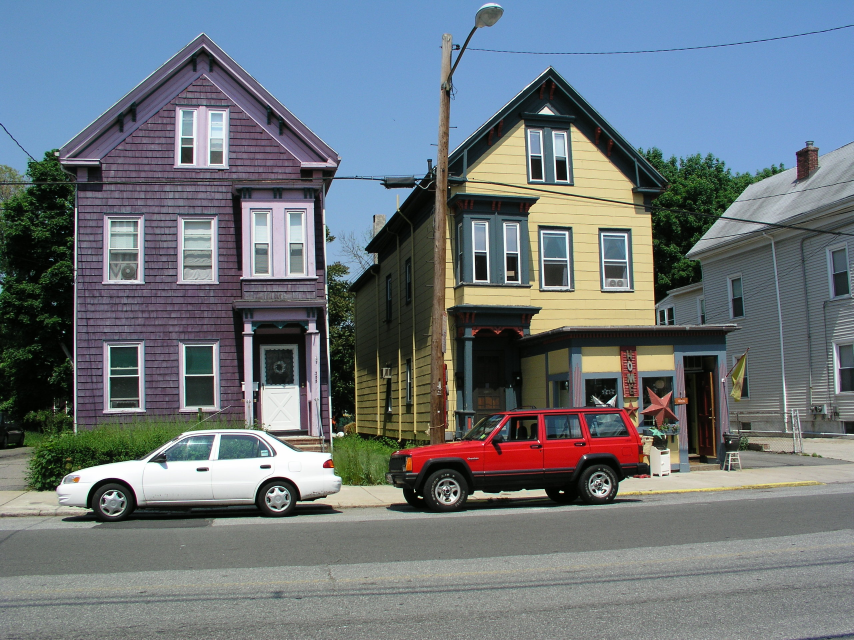
#> input picture DeconvolutionColorPrior/images/houses_big.jpg, 2560 x 1920 px (shown at 1/3 size)
$ python debug_perfect_ref.py
#> lines starting #> are read from the running program, lines starting #| are printed output that depends on the picture; long printed decimals are rounded
### deconv/utils.py
"""
Utility functions for image deconvolution.
"""

import numpy as np
from functools import lru_cache
from scipy import ndimage
from scipy.fft import fft2

# Cache for taper weights (keyed on PSF bytes and image shape)
_taper_cache = {}


def psf2otf(psf, shape):
    """
    Convert point spread function to optical transfer function.

    Equivalent to MATLAB's psf2otf: zero-pads the PSF to the given shape,
    circularly shifts it so the center is at (0,0), then computes FFT.

    Parameters
    ----------
    psf : ndarray
        Point spread function (kernel)
    shape : tuple
        Output shape (height, width)

    Returns
    -------
    otf : ndarray
        Optical transfer function (complex)
    """
    psf = np.asarray(psf)

    # Pad PSF to output shape
    padded = np.zeros(shape, dtype=psf.dtype)
    psf_shape = psf.shape
    padded[:psf_shape[0], :psf_shape[1]] = psf

    # Circularly shift so center of PSF is at (0,0)
    shift = [-(s // 2) for s in psf_shape]
    padded = np.roll(padded, shift, axis=(0, 1))

    return fft2(padded)


def _create_taper_weights(psf, shape):
    """Create edge tapering weights from a PSF."""
    # Sum PSF along each axis and compute autocorrelation
    psf_proj_h = psf.sum(axis=1)
    psf_proj_w = psf.sum(axis=0)

    # Autocorrelation via convolution with flipped version
    autocorr_h = np.convolve(psf_proj_h, psf_proj_h[::-1], mode='full')
    autocorr_w = np.convolve(psf_proj_w, psf_proj_w[::-1], mode='full')

    # Normalize to [0, 1]
    autocorr_h = autocorr_h / autocorr_h.max()
    autocorr_w = autocorr_w / autocorr_w.max()

    # Create 2D weighting function
    h, w = shape[:2]

    # Build vertical weights
    weight_h = np.ones(h)
    taper_len_h = len(autocorr_h) // 2
    if taper_len_h > 0 and taper_len_h < h // 2:
        # Top edge
        weight_h[:taper_len_h] = autocorr_h[taper_len_h:2*taper_len_h]
        # Bottom edge
        weight_h[-taper_len_h:] = autocorr_h[taper_len_h:2*taper_len_h][::-1]

    # Build horizontal weights
    weight_w = np.ones(w)
    taper_len_w = len(autocorr_w) // 2
    if taper_len_w > 0 and taper_len_w < w // 2:
        # Left edge
        weight_w[:taper_len_w] = autocorr_w[taper_len_w:2*taper_len_w]
        # Right edge
        weight_w[-taper_len_w:] = autocorr_w[taper_len_w:2*taper_len_w][::-1]

    # Combine into 2D weight (outer product)
    return np.outer(weight_h, weight_w)


def edgetaper(img, psf, n_iterations=1):
    """
    Taper image edges to reduce boundary artifacts in deconvolution.

    This is a simplified version of MATLAB's edgetaper that blends
    the image edges with a blurred version to reduce ringing.

    Parameters
    ----------
    img : ndarray
        Input image (2D)
    psf : ndarray
        Point spread function used for blurring
    n_iterations : int
        Number of tapering iterations

    Returns
    -------
    tapered : ndarray
        Edge-tapered image
    """
    img = np.asarray(img, dtype=np.float64)
    psf = np.asarray(psf, dtype=np.float64)

    # Normalize PSF
    psf_norm = psf / psf.sum()

    # Cache key: PSF bytes + image shape
    cache_key = (psf_norm.tobytes(), psf_norm.shape, img.shape[:2])

    # Get or create tapering weights
    if cache_key in _taper_cache:
        weight = _taper_cache[cache_key]
    else:
        weight = _create_taper_weights(psf_norm, img.shape)
        _taper_cache[cache_key] = weight

    result = img.copy()
    for _ in range(n_iterations):
        # Blur the current result
        blurred = ndimage.convolve(result, psf_norm, mode='reflect')
        # Blend: result = weight * result + (1 - weight) * blurred
        result = weight * result + (1 - weight) * blurred

    return result


def _imconv_horizontal_2(f, k):
    """Optimized convolution for horizontal 2-element kernel (1x2)."""
    f_left_pad = np.pad(f, ((0, 0), (1, 0)), mode='edge')
    f_right_pad = np.pad(f, ((0, 0), (0, 1)), mode='edge')
    return k[0, 1] * f_left_pad + k[0, 0] * f_right_pad


def _imconv_vertical_2(f, k):
    """Optimized convolution for vertical 2-element kernel (2x1)."""
    f_top_pad = np.pad(f, ((1, 0), (0, 0)), mode='edge')
    f_bot_pad = np.pad(f, ((0, 1), (0, 0)), mode='edge')
    return k[1, 0] * f_top_pad + k[0, 0] * f_bot_pad


# [26 lines left out: functions _imconv_horizontal_3, _imconv_vertical_3, _imconv_2x2, not called in this run]


def imconv(f, k, mode='same'):
    """
    Convolution with replicate boundary conditions.

    Mimics MATLAB's imfilter(F, K, mode, 'conv', 'replicate').

    Parameters
    ----------
    f : ndarray
        Input image
    k : ndarray
        Convolution kernel
    mode : str
        'same' or 'full'

    Returns
    -------
    result : ndarray
        Convolved image
    """
    f = np.asarray(f, dtype=np.float64)
    k = np.asarray(k, dtype=np.float64)

    # Optimized paths for small gradient kernels (full mode only)
    if mode == 'full':
        if k.shape == (1, 2):
            return _imconv_horizontal_2(f, k)
        elif k.shape == (2, 1):
            return _imconv_vertical_2(f, k)
        elif k.shape == (1, 3):
            return _imconv_horizontal_3(f, k)
        elif k.shape == (3, 1):
            return _imconv_vertical_3(f, k)
        elif k.shape == (2, 2):
            return _imconv_2x2(f, k)

    # General case using scipy.signal.convolve2d
    from scipy.signal import convolve2d
    kh, kw = k.shape
    if mode == 'full':
        f_padded = np.pad(f, ((kh - 1, kh - 1), (kw - 1, kw - 1)), mode='edge')
        return convolve2d(f_padded, k, mode='valid')
    else:  # 'same' mode
        pad_h = kh // 2
        pad_w = kw // 2
        f_padded = np.pad(f, ((pad_h, kh - 1 - pad_h), (pad_w, kw - 1 - pad_w)), mode='edge')
        return convolve2d(f_padded, k, mode='valid')


def img_to_norm_grayscale(img):
    """
    Convert image to normalized grayscale in range [0, 1].

    Parameters
    ----------
    img : ndarray
        Input image (can be color or grayscale, any dtype)

    Returns
    -------
    gray : ndarray
        Grayscale image normalized to [0, 1]
    """
    img = np.asarray(img)

    # Convert to grayscale if color
    if img.ndim == 3 and img.shape[2] >= 3:
        # RGB to grayscale using standard weights
        gray = 0.299 * img[:, :, 0] + 0.587 * img[:, :, 1] + 0.114 * img[:, :, 2]
    else:
        gray = img.squeeze()

    # Convert to float
    gray = gray.astype(np.float64)

    # Normalize based on dtype
    if np.issubdtype(img.dtype, np.integer):
        # Integer type - normalize by dtype range
        info = np.iinfo(img.dtype)
        gray = (gray - info.min) / (info.max - info.min)
    else:
        # Float type - normalize by actual min/max
        vmin, vmax = gray.min(), gray.max()
        if vmax > vmin:
            gray = (gray - vmin) / (vmax - vmin)
        else:
            gray = np.zeros_like(gray)

    return gray

### deconv/operator_norm.py
"""
Operator norm computation for primal-dual optimization.
"""

import numpy as np
from scipy.sparse.linalg import eigsh, LinearOperator


def compute_operator_norm(A, AS, shape, tol=1e-3, maxiter=10):
    """
    Compute the operator norm for a linear operator.

    The operator norm is the square root of the largest eigenvalue of AS*A,
    where A is the forward operator and AS is its adjoint.

    Parameters
    ----------
    A : callable
        Forward operator: A(x) where x is an image of given shape
    AS : callable
        Adjoint operator: AS(y)
    shape : tuple
        Image shape (height, width)
    tol : float
        Tolerance for eigenvalue computation
    maxiter : int
        Maximum iterations for eigenvalue computation

    Returns
    -------
    L : float
        Operator norm (largest singular value of A)
    """
    m, n = shape
    vec_size = m * n

    def matvec(x_vec):
        """Apply AS(A(x)) to a vectorized image."""
        x_img = x_vec.reshape(m, n)
        result = AS(A(x_img))
        return result.ravel()

    # Create LinearOperator for scipy's eigsh
    op = LinearOperator((vec_size, vec_size), matvec=matvec, dtype=np.float64)

    # Compute largest eigenvalue using Arnoldi iteration
    try:
        eigenvalues, _ = eigsh(op, k=1, which='LM', tol=tol, maxiter=maxiter)
        lambda_largest = eigenvalues[0]
    except Exception:
        # Fallback to power iteration if eigsh fails
        lambda_largest = _power_iteration(matvec, vec_size, tol, maxiter * 10)

    return np.sqrt(np.abs(lambda_largest))


# [30 lines left out: function _power_iteration, not called in this run]

### debug_perfect_ref.py
#!/usr/bin/env python3
"""Test with perfect reference to isolate the issue."""

import numpy as np
from scipy.fft import fft2, ifft2
from scipy.ndimage import convolve
from pathlib import Path
import imageio.v3 as iio
from skimage.transform import resize
from skimage.util import random_noise

from deconv import psf2otf, img_to_norm_grayscale, edgetaper
from deconv.utils import imconv
from deconv.operator_norm import compute_operator_norm


def create_blur_kernel(image_path, size):
    """Load and resize blur kernel from image."""
    kernel = iio.imread(image_path)
    kernel = img_to_norm_grayscale(kernel)
    kernel = resize(kernel, (size, size), order=3, anti_aliasing=True)
    kernel = kernel / kernel.sum()
    return kernel


def _Kmult_cross(f, adj_img, lambda_cross, lambda_tv):
    """Forward operator with cross-channel."""
    dxf = np.array([[-1, 1]])
    dyf = np.array([[-1], [1]])

    results = []

    # TV terms
    if lambda_tv > 1e-10:
        fx = imconv(f, dxf[:, ::-1][::-1, :], 'full')[:, 1:]
        fy = imconv(f, dyf[::-1, :], 'full')[1:, :]
        results.extend([lambda_tv * 0.5 * fx, lambda_tv * 0.5 * fy])

    # Cross-channel terms
    if abs(lambda_cross) > 1e-10:
        diag_x = imconv(adj_img, dxf[:, ::-1][::-1, :], 'full')[:, 1:] * f
        conv_x = imconv(f, dxf[:, ::-1][::-1, :], 'full')[:, 1:]
        Sxf = lambda_cross * 0.5 * (adj_img * conv_x - diag_x)

        diag_y = imconv(adj_img, dyf[::-1, :], 'full')[1:, :] * f
        conv_y = imconv(f, dyf[::-1, :], 'full')[1:, :]
        Syf = lambda_cross * 0.5 * (adj_img * conv_y - diag_y)

        results.extend([Sxf, Syf])

    return np.stack(results, axis=2)


def _KSmult_cross(g, adj_img, lambda_cross, lambda_tv):
    """Adjoint operator with cross-channel."""
    dxf = np.array([[-1, 1]])
    dyf = np.array([[-1], [1]])

    result = np.zeros((g.shape[0], g.shape[1]))
    i = 0

    # TV terms
    if lambda_tv > 1e-10:
        fx = imconv(lambda_tv * 0.5 * g[:, :, i], dxf, 'full')[:, :-1]
        result += fx
        i += 1

        fy = imconv(lambda_tv * 0.5 * g[:, :, i], dyf, 'full')[:-1, :]
        result += fy
        i += 1

    # Cross-channel terms
    if abs(lambda_cross) > 1e-10:
        # X direction
        f_i = lambda_cross * 0.5 * g[:, :, i]
        diag = imconv(adj_img, dxf[:, ::-1][::-1, :], 'full')[:, 1:] * f_i
        conv = imconv(adj_img * f_i, dxf, 'full')[:, :-1]
        result += conv - diag
        i += 1

        # Y direction
        f_i = lambda_cross * 0.5 * g[:, :, i]
        diag = imconv(adj_img, dyf[::-1, :], 'full')[1:, :] * f_i
        conv = imconv(adj_img * f_i, dyf, 'full')[:-1, :]
        result += conv - diag
        i += 1

    return result


def test_with_perfect_reference():
    """Test deconvolution with perfect (sharp) reference."""
    print("=== Testing with perfect reference channel ===")

    base_dir = Path(__file__).parent / 'DeconvolutionColorPrior'
    kernel_path = base_dir / 'kernels' / 'fading.png'
    image_path = base_dir / 'images' / 'houses_big.jpg'

    # Load image
    I = iio.imread(image_path)
#> I is the input picture: shape (1920, 2560, 3); mean R, G, B 108.5, 117.3, 123.3
    I = resize(I, (int(I.shape[0] * 0.15), int(I.shape[1] * 0.15)), anti_aliasing=True)
#> I: shape (288, 384, 3) float64
    I = I.astype(np.float64)
    I = I / I.max()
    I = I ** 2.0
    I_sharp = I.copy()

    # Create kernel for channel 2 (largest blur)
    blur_size = 15
    inc_blur_exp = 1.7
    curr_blur_size = round(blur_size * (inc_blur_exp ** 2))
    curr_blur_size = curr_blur_size + (1 - curr_blur_size % 2)
    kernel = create_blur_kernel(kernel_path, curr_blur_size)
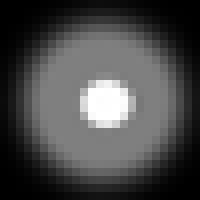
#> input picture DeconvolutionColorPrior/kernels/fading.png, 25 x 25 px (shown 8 times larger)
#> in create_blur_kernel, kernel is the input picture: shape (25, 25, 3); min 0, max 255, mean 72.2
    print(f"Kernel size: {kernel.shape}")
#| Kernel size: (43, 43)

    # Create synthetic blurred image
    img_sharp = I_sharp[:, :, 2]
    img_blurred = convolve(img_sharp, kernel, mode='reflect')
    img_blurred = random_noise(img_blurred, mode='gaussian', var=0.005**2, clip=False)

    # Add noise to kernel
    kernel_noisy = kernel + np.random.randn(*kernel.shape) * np.sqrt(0.0000001 / 9)
    kernel_noisy = np.maximum(kernel_noisy, 0)
    kernel_noisy = kernel_noisy / kernel_noisy.sum()

    # Use perfect sharp reference (channel 0 = red channel, which is sharp)
    # In the MATLAB demo, channel 0 has a delta kernel, so it's essentially sharp
    ref_img = I_sharp[:, :, 0]  # Use sharp red channel as reference

    # Pad and edgetaper
    ks = kernel_noisy.shape[0]
#> ks = 43
    img_pad = np.pad(img_blurred, ks, mode='edge')
    ref_pad = np.pad(ref_img, ks, mode='edge')

    for _ in range(4):
        img_pad = edgetaper(img_pad, kernel_noisy)
        ref_pad = edgetaper(ref_pad, kernel_noisy)
#> this loop made 4 passes
#> pass 1, in edgetaper, `weight = _create_taper_weights(psf_norm, img.shape)`:
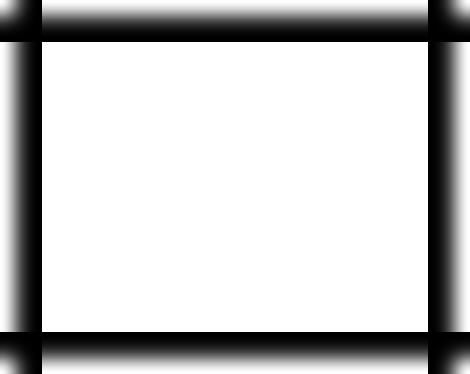
#> weight: shape (374, 470) float64; min 3.28e-07, max 1, mean 0.774
#> after the loop:
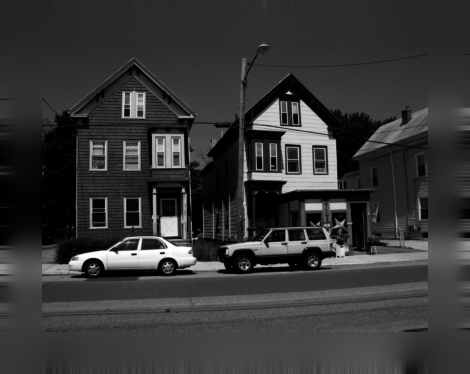
#> ref_pad: shape (374, 470) float64; min 1.86e-05, max 0.997, mean 0.214

    img_pad += 1.0
    ref_pad += 1.0

    shape = img_pad.shape
#> shape = (374, 470)

    # Setup
    otf = psf2otf(kernel_noisy, shape)
#> in psf2otf, `padded[:psf_shape[0], :psf_shape[1]] = psf`:
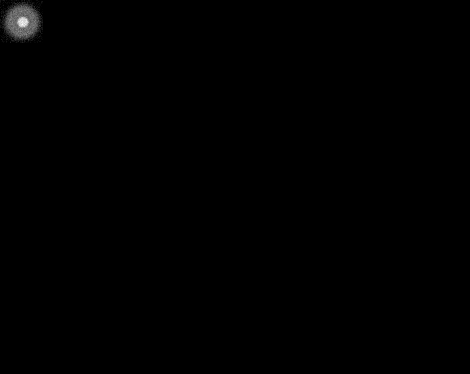
#> padded: shape (374, 470) float64; min 0, max 0.0022, mean 5.69e-06; drawn with min black and max white
    Nomin1 = np.conj(otf) * fft2(img_pad)
    Denom1 = np.abs(otf) ** 2

    lambda_residual = 750
    lambda_tv = 0.5
    lambda_cross = 1.0

    def A(x):
        return _Kmult_cross(x, ref_pad, lambda_cross, lambda_tv)

    def AS(x):
        return _KSmult_cross(x, ref_pad, lambda_cross, lambda_tv)

    L = compute_operator_norm(A, AS, shape)
#> in imconv, `f = np.asarray(f, dtype=np.float64)`:
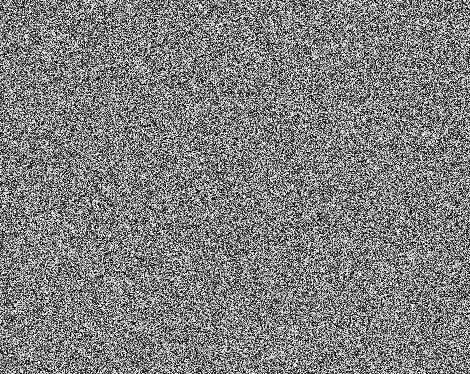
#> f: shape (374, 470) float64; min -1, max 1, mean -0.000453; drawn with min black and max white
#> in imconv, `k = np.asarray(k, dtype=np.float64)`: k = [[1, -1]]
#> in _Kmult_cross, `Sxf = lambda_cross * 0.5 * (adj_img * conv_x - diag_x)`:
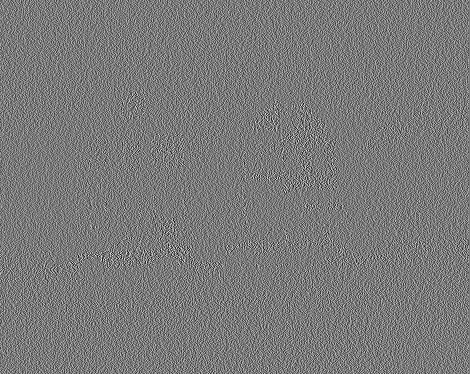
#> Sxf: shape (374, 470) float64; min -1.81, max 1.96, mean 7.8e-05; drawn with min black and max white
#> in _Kmult_cross, `Syf = lambda_cross * 0.5 * (adj_img * conv_y - diag_y)`:
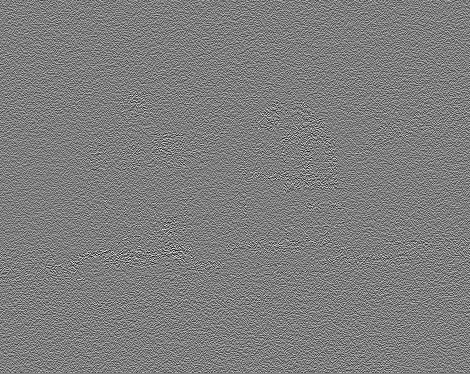
#> Syf: shape (374, 470) float64; min -1.85, max 1.88, mean -0.000146; drawn with min black and max white
#> in _KSmult_cross, `dxf = np.array([[-1, 1]])`: dxf = [[-1, 1]]
#> in compute_operator_norm, `eigenvalues, _ = eigsh(op, k=1, which='LM', tol=tol, maxiter=maxiter)`: eigenvalues = [8.24]
#> in compute_operator_norm, `lambda_largest = eigenvalues[0]`: lambda_largest = 8.24
#> L = 2.87
    print(f"Operator norm L: {L:.4f}")
#| Operator norm L: 2.8699

    sigma = 1.0
    tau = 0.7 / (sigma * L ** 2)
#> tau = 0.085
    print(f"tau: {tau:.4f}")
#| tau: 0.0850
    print(f"c = tau * 2 * lambda: {tau * 2 * lambda_residual:.1f}")
#| c = tau * 2 * lambda: 127.5

    def prox_fs(u, sigma):
        amplitude = np.sqrt(np.sum(u ** 2, axis=2, keepdims=True))
        return u / np.maximum(1.0, amplitude)

    def solve_fft(Nomin1, Denom1, tau, lambda_val, f):
        x = (tau * 2 * lambda_val * Nomin1 + fft2(f)) / (tau * 2 * lambda_val * Denom1 + 1)
        return np.real(ifft2(x))

    # Initialize
    f = img_pad.copy()
    g = A(f)
    f1 = f.copy()

    print("\nRunning PD iterations with PERFECT reference...")
    for i in range(50):
        f_old = f.copy()

        g = prox_fs(g + sigma * A(f1), sigma)
        f = solve_fft(Nomin1, Denom1, tau, lambda_residual, f - tau * AS(g))
        f1 = f + 1.0 * (f - f_old)

        rel_diff = np.linalg.norm((f - f_old).ravel()) / (np.linalg.norm(f.ravel()) + 1e-10)

        if i < 10 or i % 10 == 0:
            row_jump = np.abs(np.diff(f1.mean(axis=1))).max()
            print(f"  Iter {i+1}: diff={rel_diff:.5g}, row_jump={row_jump:.4f}")

        if rel_diff < 1e-4:
            print(f"  Converged at iteration {i+1}")
            break
#> this loop made 50 passes
#> (rel_diff, row_jump) on passes 1, 2, 3, 4, 5, 6, 7, 8, 9, 10, 11, 21: (0.0742, 0.307), (0.0432, 0.388), (0.0346, 0.464), (0.0291, 0.521), (0.025, 0.575), (0.0219, 0.65), (0.0194, 0.73), (0.0175, 0.811), (0.016, 0.883), (0.0148, 0.953), (0.0138, 1.02), (0.00817, 1.62)
#> rel_diff on passes 12 to 17: 0.0129, 0.012, 0.0113, 0.0107, 0.0102, 0.0097
#|   Iter 1: diff=0.07422, row_jump=0.3071
#|   Iter 2: diff=0.04324, row_jump=0.3883
#|   Iter 3: diff=0.03463, row_jump=0.4643
#|   Iter 4: diff=0.02911, row_jump=0.5212
#|   Iter 5: diff=0.02501, row_jump=0.5747
#|   Iter 6: diff=0.02188, row_jump=0.6496
#|   Iter 7: diff=0.01945, row_jump=0.7296
#|   Iter 8: diff=0.01752, row_jump=0.8106
#> (further printed lines are left out)

    # Save result
    output_dir = Path(__file__).parent / 'output'
    output_dir.mkdir(exist_ok=True)

    result = np.maximum(f1, 1.0)
    result = result[ks:-ks, ks:-ks] - 1.0
    result_clipped = np.clip(result, 0, 1) ** 0.5
    iio.imwrite(output_dir / 'debug_perfect_ref.png',
                (result_clipped * 255).astype(np.uint8))
    print(f"\nSaved to {output_dir}/debug_perfect_ref.png")

    # Compare: test with NO cross-channel
    print("\n--- Testing WITHOUT cross-channel (TV only) ---")
    lambda_cross_zero = 0.0

    def A_tv(x):
        return _Kmult_cross(x, ref_pad, lambda_cross_zero, lambda_tv)

    def AS_tv(x):
        return _KSmult_cross(x, ref_pad, lambda_cross_zero, lambda_tv)

    L_tv = compute_operator_norm(A_tv, AS_tv, shape)
#> L_tv = 0.707
    tau_tv = 0.7 / (sigma * L_tv ** 2)
#> tau_tv = 1.4
    print(f"Operator norm L (TV only): {L_tv:.4f}")
#| Operator norm L (TV only): 0.7070
    print(f"tau (TV only): {tau_tv:.4f}")
#| tau (TV only): 1.4002

    f = img_pad.copy()
    g = A_tv(f)
    f1 = f.copy()

    print("\nRunning PD iterations with TV only (no cross-channel)...")
    for i in range(50):
        f_old = f.copy()

        g = prox_fs(g + sigma * A_tv(f1), sigma)
        f = solve_fft(Nomin1, Denom1, tau_tv, lambda_residual, f - tau_tv * AS_tv(g))
        f1 = f + 1.0 * (f - f_old)

        rel_diff = np.linalg.norm((f - f_old).ravel()) / (np.linalg.norm(f.ravel()) + 1e-10)

        if i < 10 or i % 10 == 0:
            row_jump = np.abs(np.diff(f1.mean(axis=1))).max()
            print(f"  Iter {i+1}: diff={rel_diff:.5g}, row_jump={row_jump:.4f}")

        if rel_diff < 1e-4:
            break
#> this loop made 50 passes
#> (rel_diff, row_jump) on passes 1, 2, 3, 4, 5, 6, 7, 8, 9, 10, 11, 21: (0.298, 2.34), (0.14, 2.32), (0.0834, 2.46), (0.0576, 2.77), (0.045, 3.08), (0.0377, 3.37), (0.0319, 3.64), (0.0273, 3.86), (0.0242, 4.02), (0.0219, 4.13), (0.0199, 4.19), (0.0131, 5.32)
#> rel_diff on passes 12 to 17: 0.0182, 0.0166, 0.0153, 0.0142, 0.0135, 0.0133
#|   Iter 1: diff=0.298, row_jump=2.3440
#|   Iter 2: diff=0.1395, row_jump=2.3188
#|   Iter 3: diff=0.0834, row_jump=2.4605
#|   Iter 4: diff=0.05757, row_jump=2.7739
#|   Iter 5: diff=0.04502, row_jump=3.0819
#|   Iter 6: diff=0.03773, row_jump=3.3745
#|   Iter 7: diff=0.03192, row_jump=3.6373
#|   Iter 8: diff=0.02735, row_jump=3.8567
#> (further printed lines are left out)

    result_tv = np.maximum(f1, 1.0)
    result_tv = result_tv[ks:-ks, ks:-ks] - 1.0
    result_tv_clipped = np.clip(result_tv, 0, 1) ** 0.5
    iio.imwrite(output_dir / 'debug_tv_only.png',
                (result_tv_clipped * 255).astype(np.uint8))
    print(f"Saved to {output_dir}/debug_tv_only.png")

    # Test with lower lambda_residual
    print("\n--- Testing with LOWER lambda_residual (more regularization) ---")
    lambda_residual_low = 100

    f = img_pad.copy()
    g = A(f)
    f1 = f.copy()

    print(f"Using lambda_residual = {lambda_residual_low}")
    print(f"c = tau * 2 * lambda: {tau * 2 * lambda_residual_low:.1f}")
#| c = tau * 2 * lambda: 17.0

    for i in range(50):
        f_old = f.copy()

        g = prox_fs(g + sigma * A(f1), sigma)
        f = solve_fft(Nomin1, Denom1, tau, lambda_residual_low, f - tau * AS(g))
        f1 = f + 1.0 * (f - f_old)

        rel_diff = np.linalg.norm((f - f_old).ravel()) / (np.linalg.norm(f.ravel()) + 1e-10)

        if i < 10 or i % 10 == 0:
            row_jump = np.abs(np.diff(f1.mean(axis=1))).max()
            print(f"  Iter {i+1}: diff={rel_diff:.5g}, row_jump={row_jump:.4f}")

        if rel_diff < 1e-4:
            break
#> this loop made 50 passes
#> (rel_diff, row_jump) on passes 1 to 2: (0.0338, 0.073), (0.0169, 0.0824)
#|   Iter 1: diff=0.03378, row_jump=0.0730
#|   Iter 2: diff=0.01685, row_jump=0.0824
#|   Iter 3: diff=0.01358, row_jump=0.0901
#|   Iter 4: diff=0.01196, row_jump=0.0934
#|   Iter 5: diff=0.01066, row_jump=0.1045
#|   Iter 6: diff=0.009563, row_jump=0.1166
#|   Iter 7: diff=0.008674, row_jump=0.1270
#|   Iter 8: diff=0.007998, row_jump=0.1357
#> (further printed lines are left out)

    result_low = np.maximum(f1, 1.0)
    result_low = result_low[ks:-ks, ks:-ks] - 1.0
    result_low_clipped = np.clip(result_low, 0, 1) ** 0.5
    iio.imwrite(output_dir / 'debug_low_lambda.png',
                (result_low_clipped * 255).astype(np.uint8))
    print(f"Saved to {output_dir}/debug_low_lambda.png")


if __name__ == '__main__':
    test_with_perfect_reference()
